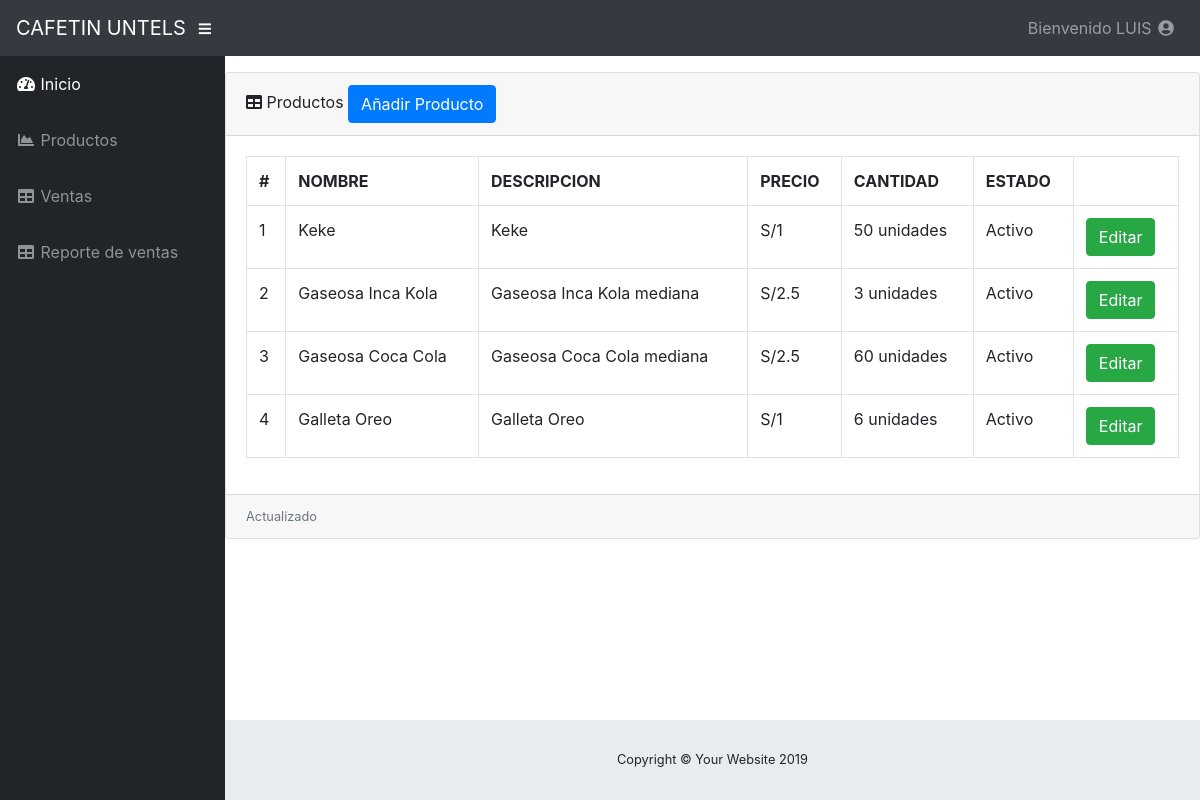
Page /cafetin/vistas/producto.php (signed in) on the committed database.
### tables this page shows
CREATE TABLE `productos` (
  `idproducto` int(11) NOT NULL,
  `nombre_producto` varchar(50) NOT NULL,
  `descripcion` varchar(100) NOT NULL,
  `precio` double NOT NULL,
  `cantidad` int(11) NOT NULL,
  `estado` varchar(20) NOT NULL
);

### cafetin/modelo/conexion.php (called while the page is built, shortened)
<?php
class Conexion{
		private $conexion;
		function __construct(){
			$this->conexion = mysqli_connect("localhost","root","12345678","cafeteria");
		}
		public function getConexion(){
			return $this->conexion;
		}
}
?>

### cafetin/modelo/clproductos.php (the view, shortened to what this page needs)
<?php
require_once "conexion.php";
class Producto{
	public function listar(){
		$conectar = new Conexion();
		$sql = "select * from productos";
		$resultado = mysqli_query($conectar->getConexion(),$sql);
		echo "<table class='table table-bordered' width='100%' cellspacing='0' >
			  <tr>
			  	<th>#</th>
			  	<th>NOMBRE</th>
			  	<th>DESCRIPCION</th>
			  	<th>PRECIO</th>
			  	<th>CANTIDAD</th>
			  	<th>ESTADO</th>
			  	<th></th>
			  </tr>	";
		while ( $columna = mysqli_fetch_array($resultado) ){
			echo   "<tr>
						<td>".$columna['idproducto']."</td>
						<td>".$columna['nombre_producto']."</td>
						<td>".$columna['descripcion']."</td>
						<td>S/".$columna['precio']."</td>
						<td>".$columna['cantidad']." unidades</td>
						<td>".$columna['estado']."</td>
						<td><a class='btn btn-success btn-xs' href='../controlador/editarprod.php?id=".$columna['idproducto']."'>Editar</a></td>
				    </tr>";
		}
		echo "</table>";
	}
}
?>

### rows in the picture
productos: idproducto "1", nombre_producto "Keke", descripcion "Keke", precio "1", cantidad "50", estado "Activo"
productos: idproducto "2", nombre_producto "Gaseosa Inca Kola", descripcion "Gaseosa Inca Kola mediana", precio "2.5", cantidad "3", estado "Activo"
productos: idproducto "3", nombre_producto "Gaseosa Coca Cola", descripcion "Gaseosa Coca Cola mediana", precio "2.5", cantidad "60", estado "Activo"
productos: idproducto "4", nombre_producto "Galleta Oreo", descripcion "Galleta Oreo", precio "1", cantidad "6", estado "Activo"

### other values in the picture
$_SESSION['nombre'] "LUIS"
